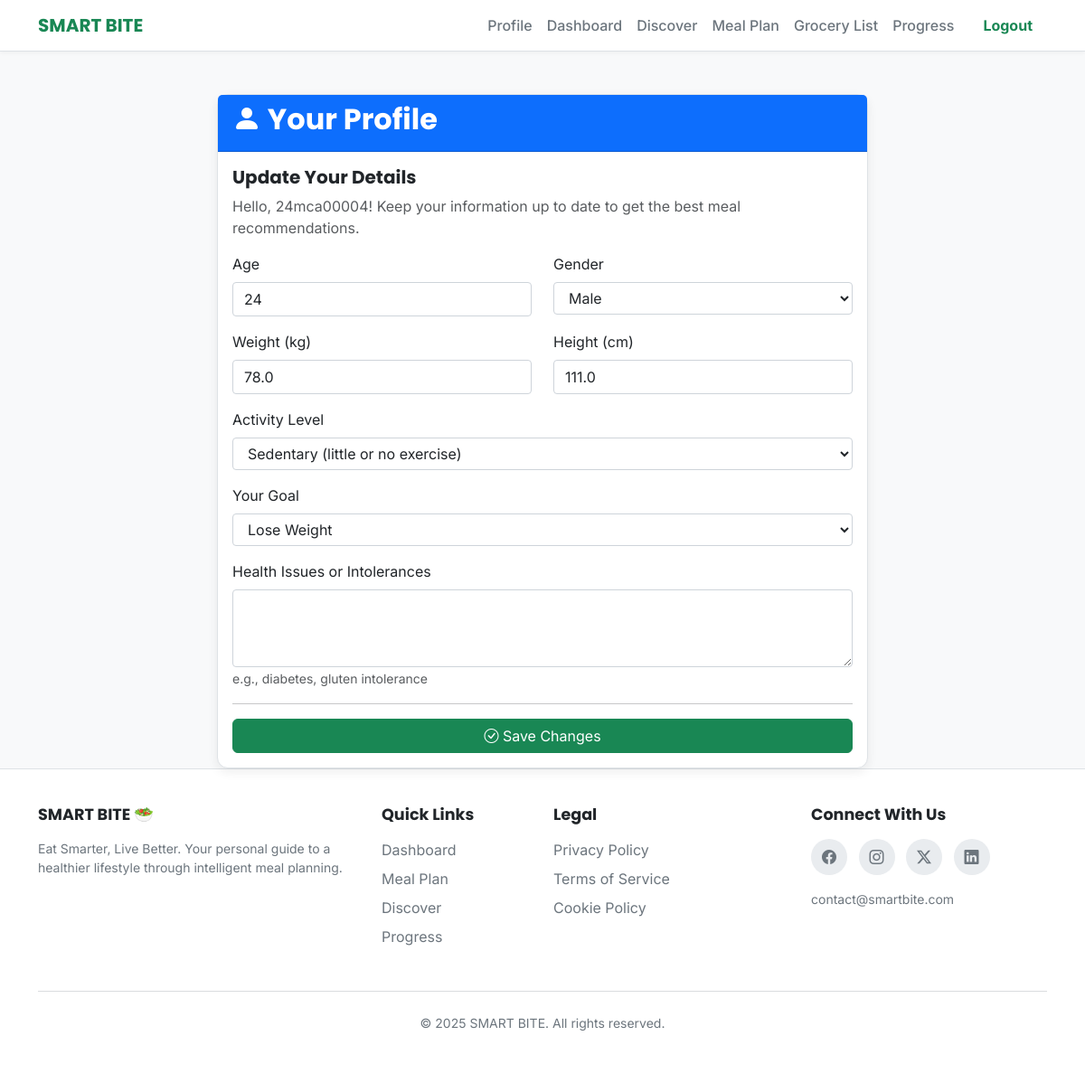
The app's page /users/profile/ (signed in) with its own data.
### users/models.py (models this page shows, shortened)
class Profile(models.Model):
    user = models.OneToOneField(User, on_delete=models.CASCADE)
    age = models.PositiveIntegerField()
    weight = models.FloatField(help_text="in kg")
    height = models.FloatField(help_text="in cm")
    gender = models.CharField(max_length=10, choices=[('male', 'Male'), ('female', 'Female')])
    activity_level = models.CharField(max_length=20, choices=ACTIVITY_LEVELS)
    health_issues = models.TextField(blank=True, null=True, help_text="e.g., diabetes, gluten intolerance")
    goal = models.CharField(max_length=10, choices=GOALS)

### users/views.py (the view)
# urls.py: path('profile/', views.profile_view, name='profile'),
@login_required
def profile_view(request):
    try:
        profile = request.user.profile
    except Profile.DoesNotExist:
        return redirect('create_profile')
    if request.method == 'POST':
        form = ProfileForm(request.POST, instance=profile)
        if form.is_valid():
            form.save()
            messages.success(request, 'Your profile has been updated successfully!')
            return redirect('profile')
    else:
        form = ProfileForm(instance=profile)
    context = {
        'form': form,
        'user': request.user
    }
    return render(request, 'users/profile.html', context)

### users/forms.py
class ProfileForm(forms.ModelForm):
    class Meta:
        model = Profile
        fields = ['age', 'weight', 'height', 'gender', 'activity_level', 'goal', 'health_issues']
        widgets = {
            'health_issues': forms.Textarea(attrs={'rows': 3}),
        }

### users/templates/users/profile.html (shortened to what this page needs)
{% extends 'base.html' %}
{% block content %}
<div class="container mt-4">
    <div class="row justify-content-center">
        <div class="col-md-8">
            <div class="card">
                <div class="card-header bg-primary text-white">
                    <h2><i class="bi bi-person-fill"></i> Your Profile</h2>
                </div>
                <div class="card-body">
                    <h5 class="card-title">Update Your Details</h5>
                    <p class="text-muted">Hello, {{ user.username }}! Keep your information up to date to get the best meal recommendations.</p>
                    <form method="post" novalidate>
                        <div class="row">
                            <div class="col-md-6 mb-3">
                                <label for="{{ form.age.id_for_label }}" class="form-label">Age</label>
                                {{ form.age }}
                            </div>
                            <div class="col-md-6 mb-3">
                                <label for="{{ form.gender.id_for_label }}" class="form-label">Gender</label>
                                {{ form.gender }}
                            </div>
                        </div>
                        <div class="row">
                            <div class="col-md-6 mb-3">
                                <label for="{{ form.weight.id_for_label }}" class="form-label">Weight (kg)</label>
                                {{ form.weight }}
                            </div>
                            <div class="col-md-6 mb-3">
                                <label for="{{ form.height.id_for_label }}" class="form-label">Height (cm)</label>
                                {{ form.height }}
                            </div>
                        </div>
                        <div class="mb-3">
                            <label for="{{ form.activity_level.id_for_label }}" class="form-label">Activity Level</label>
                            {{ form.activity_level }}
                        </div>
                        <div class="mb-3">
                            <label for="{{ form.goal.id_for_label }}" class="form-label">Your Goal</label>
                            {{ form.goal }}
                        </div>
                        <div class="mb-3">
                            <label for="{{ form.health_issues.id_for_label }}" class="form-label">Health Issues or Intolerances</label>
                            {{ form.health_issues }}
                            <small class="form-text text-muted">e.g., diabetes, gluten intolerance</small>
                        </div>
                        <hr>
                        <button type="submit" class="btn btn-success w-100">
                            <i class="bi bi-check-circle"></i> Save Changes
                        </button>
                    </form>
                </div>
            </div>
        </div>
    </div>
</div>
{% endblock %}

### templates/base.html (style rules this page uses)
:root { --background-primary: #F8F9FA; --background-secondary: #FFFFFF; --text-primary: #212529; --text-secondary: #6c757d; --border-color: #dee2e6; --accent-green: #198754; --card-shadow: 0 4px 12px rgba(0, 0, 0, 0.07); }
body { background-color: var(--background-primary); color: var(--text-primary); font-family: 'Inter', sans-serif; display: flex; flex-direction: column; min-height: 100vh; }
h1, h2, h3, h4, h5, h6, .navbar-brand { font-family: 'Poppins', sans-serif; font-weight: 700; }
.card { background-color: var(--background-secondary); border: 1px solid var(--border-color); border-radius: 12px; box-shadow: var(--card-shadow); }

### users/templates/users/profile.html (style rules this page uses)
select, input[type='number'], textarea { display: block; width: 100%; padding: .375rem .75rem; font-size: 1rem; font-weight: 400; line-height: 1.5; color: #212529; background-color: #fff; background-clip: padding-box; border: 1px solid #ced4da; border-radius: .25rem; transition: border-color .15s ease-in-out,box-shadow .15s ease-in-out; }

### records on screen
Profile: age "24", gender "Male", weight "78.0", height "111.0", activity_level "Sedentary (little or no exercise)", goal "Lose Weight"

### other values on screen
{{ user.username }} "24mca00004"
